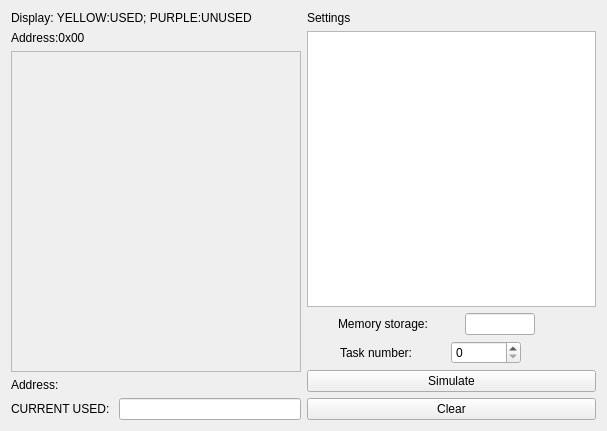
<?xml version="1.0" encoding="UTF-8"?>
<ui version="4.0">
 <class>Mem_Widget</class>
 <widget class="QWidget" name="Mem_Widget">
  <property name="geometry">
   <rect>
    <x>0</x>
    <y>0</y>
    <width>607</width>
    <height>431</height>
   </rect>
  </property>
  <property name="windowTitle">
   <string>Widget</string>
  </property>
  <layout class="QGridLayout" name="gridLayout">
   <item row="0" column="0">
    <widget class="QLabel" name="label">
     <property name="text">
      <string>Display: YELLOW:USED; PURPLE:UNUSED</string>
     </property>
    </widget>
   </item>
   <item row="0" column="1">
    <widget class="QLabel" name="label_2">
     <property name="text">
      <string>Settings</string>
     </property>
    </widget>
   </item>
   <item row="1" column="0">
    <layout class="QVBoxLayout" name="verticalLayout_4">
     <item>
      <widget class="QLabel" name="label_6">
       <property name="text">
        <string>Address:0x00</string>
       </property>
      </widget>
     </item>
     <item>
      <widget class="QScrollArea" name="scrollArea">
       <property name="widgetResizable">
        <bool>true</bool>
       </property>
       <widget class="QWidget" name="scrollAreaWidgetContents">
        <property name="geometry">
         <rect>
          <x>0</x>
          <y>0</y>
          <width>283</width>
          <height>294</height>
         </rect>
        </property>
       </widget>
      </widget>
     </item>
     <item>
      <layout class="QHBoxLayout" name="horizontalLayout_3">
       <item>
        <widget class="QLabel" name="uplimit">
         <property name="text">
          <string>Address: </string>
         </property>
        </widget>
       </item>
      </layout>
     </item>
     <item>
      <layout class="QHBoxLayout" name="horizontalLayout_4">
       <item>
        <widget class="QLabel" name="label_8">
         <property name="text">
          <string>CURRENT USED: </string>
         </property>
        </widget>
       </item>
       <item>
        <widget class="QLineEdit" name="currentused"/>
       </item>
      </layout>
     </item>
    </layout>
   </item>
   <item row="1" column="1">
    <layout class="QVBoxLayout" name="verticalLayout_3">
     <item>
      <widget class="QTableWidget" name="tableWidget"/>
     </item>
     <item>
      <layout class="QHBoxLayout" name="horizontalLayout_2">
       <item>
        <widget class="QLabel" name="label_4">
         <property name="sizePolicy">
          <sizepolicy hsizetype="Maximum" vsizetype="Preferred">
           <horstretch>0</horstretch>
           <verstretch>0</verstretch>
          </sizepolicy>
         </property>
         <property name="text">
          <string>Memory storage:</string>
         </property>
        </widget>
       </item>
       <item>
        <widget class="QLineEdit" name="memorystorage">
         <property name="sizePolicy">
          <sizepolicy hsizetype="Maximum" vsizetype="Fixed">
           <horstretch>0</horstretch>
           <verstretch>0</verstretch>
          </sizepolicy>
         </property>
         <property name="maximumSize">
          <size>
           <width>70</width>
           <height>70</height>
          </size>
         </property>
        </widget>
       </item>
       <item>
        <spacer name="horizontalSpacer">
         <property name="orientation">
          <enum>Qt::Horizontal</enum>
         </property>
         <property name="sizeType">
          <enum>QSizePolicy::Maximum</enum>
         </property>
         <property name="sizeHint" stdset="0">
          <size>
           <width>30</width>
           <height>20</height>
          </size>
         </property>
        </spacer>
       </item>
      </layout>
     </item>
     <item>
      <layout class="QVBoxLayout" name="verticalLayout_2">
       <item>
        <layout class="QHBoxLayout" name="horizontalLayout">
         <item>
          <widget class="QLabel" name="label_3">
           <property name="sizePolicy">
            <sizepolicy hsizetype="Maximum" vsizetype="Preferred">
             <horstretch>0</horstretch>
             <verstretch>0</verstretch>
            </sizepolicy>
           </property>
           <property name="maximumSize">
            <size>
             <width>16777215</width>
             <height>100</height>
            </size>
           </property>
           <property name="text">
            <string>Task number:</string>
           </property>
          </widget>
         </item>
         <item>
          <widget class="QSpinBox" name="spinBox">
           <property name="sizePolicy">
            <sizepolicy hsizetype="Maximum" vsizetype="Fixed">
             <horstretch>0</horstretch>
             <verstretch>0</verstretch>
            </sizepolicy>
           </property>
           <property name="maximumSize">
            <size>
             <width>70</width>
             <height>16777215</height>
            </size>
           </property>
          </widget>
         </item>
         <item>
          <spacer name="horizontalSpacer_2">
           <property name="orientation">
            <enum>Qt::Horizontal</enum>
           </property>
           <property name="sizeType">
            <enum>QSizePolicy::Maximum</enum>
           </property>
           <property name="sizeHint" stdset="0">
            <size>
             <width>40</width>
             <height>20</height>
            </size>
           </property>
          </spacer>
         </item>
        </layout>
       </item>
       <item>
        <layout class="QVBoxLayout" name="verticalLayout">
         <item>
          <widget class="QPushButton" name="simulate">
           <property name="text">
            <string>Simulate</string>
           </property>
          </widget>
         </item>
         <item>
          <widget class="QPushButton" name="clear">
           <property name="text">
            <string>Clear</string>
           </property>
          </widget>
         </item>
        </layout>
       </item>
      </layout>
     </item>
    </layout>
   </item>
  </layout>
 </widget>
 <layoutdefault spacing="6" margin="11"/>
 <resources/>
 <connections/>
</ui>
